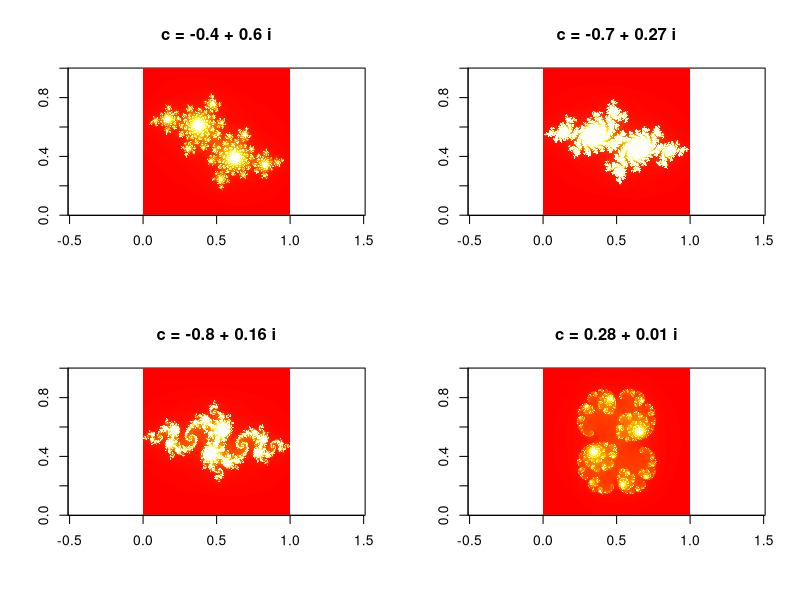

R code for this plot:
# @author: my@daisg.com
# @date: 2025-10-29
# @version: 0.1
# Copyright (c) 2025 daisg
# SPDX-License-Identifier: GPL-3
# @brief/ Description
# 朱利亚集 (Julia Set)
julia_set <- function(c = complex(real=-0.7, imaginary=0.27),
                      xmin=-1.5, xmax=1.5, ymin=-1.5, ymax=1.5,
                      width=600, height=600, maxiter=100) {
  
  x <- seq(xmin, xmax, length.out=width)
  y <- seq(ymin, ymax, length.out=height)
  julia <- matrix(0, nrow=width, ncol=height)
  
  for (i in 1:width) {
    for (j in 1:height) {
      z <- complex(real=x[i], imaginary=y[j])
      iter <- 0
      
      while (Mod(z) <= 2 && iter < maxiter) {
        z <- z^2 + c
        iter <- iter + 1
      }
      
      julia[i,j] <- iter
    }
  }
  
  return(julia)
}

# 绘制不同参数的朱利亚集
par(mfrow=c(2,2))
for (c_val in c(-0.4+0.6i, -0.7+0.27i, -0.8+0.156i, 0.285+0.01i)) {
  js <- julia_set(c=c_val)
  image(js, col = heat.colors(100), asp=1, main=paste("c ="
        , round(Re(c_val),2), "+", round(Im(c_val),2), "i"))
}


# Error in plot.new() : figure margins too large 报错的处理方式
# 是因为绘图区域相对于图形设备或窗口来说太小了
# 在一个画面中绘制多个图形（比如使用了 par(mfrow=c(2,2))），
# 但分配给Plots窗口的物理尺寸不足以容纳你设定的复杂图形布局和边距时
# 可以通过几种方法来调整：

# 1、 调整RStudio的Plots窗口
# 找到RStudio界面右下角的 Plots 窗口。
# 用鼠标拖拽这个窗口的边框，将其拉大。
# 再次运行你的绘图代码。
# 宽哥采用的是这种方式，在i5CPU和4GB内存环境下，要等2分钟才能显示4图

# 2、 调整图形边距参数
# 通过 par()函数中的 mar参数可以减少每个子图周围的边距，
# 为绘图区域“挤”出更多空间。默认的边距值（c(5, 4, 4, 2) + 0.1）可能偏大
# 可以在设置 mfrow的同时或之前，设置更紧凑的边距：
# 在绘图前设置参数
# par(mfrow = c(2, 2), mar = c(2, 2, 1, 1)) # 下、左、上、右的边距都减小了

# 3、调整图形设备尺寸
# 如果调整边距后图形仍然显得拥挤，可以尝试直接创建一个更大的图形窗口。
# win.graph()函数（或在Linux/Mac下的 x11()）可以指定图形窗口的宽高
# 创建一个足够大的新窗口来容纳4个子图
# win.graph(width=10, height=10) # 宽度和高度均为10英寸
# # 或者使用 x11(width=10, height=10)
# par(mfrow = c(2, 2))
# # ... 绘图代码 ...

# 4、将图形输出到文件
# 将图形直接保存到文件（如PNG或PDF）可以彻底绕过图形窗口尺寸的限制。
# 这对于生成高质量、可打印的图片也非常有用
# 开启PDF图形设备，并指定文件名和尺寸
# pdf("my_julia_sets.pdf", width=10, height=10)
# par(mfrow = c(2, 2), mar = c(2, 2, 1, 1)) # 可以结合使用更紧凑的边距
# # ... 绘图代码 ...
# # 关闭图形设备，保存文件
# dev.off()


